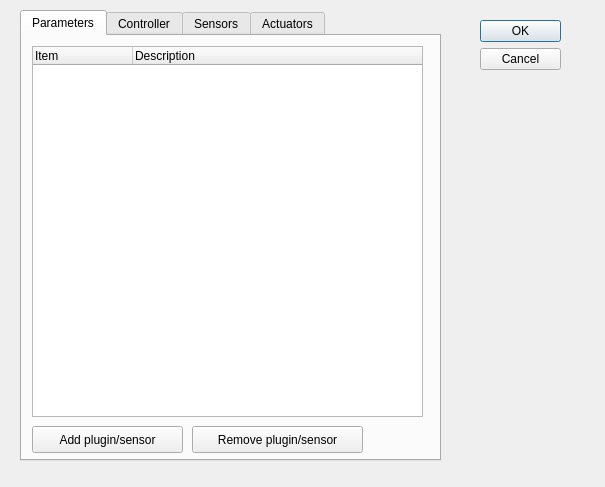
<?xml version="1.0" encoding="UTF-8"?>
<ui version="4.0">
 <class>Dialog</class>
 <widget class="QDialog" name="Dialog">
  <property name="geometry">
   <rect>
    <x>0</x>
    <y>0</y>
    <width>605</width>
    <height>487</height>
   </rect>
  </property>
  <property name="windowTitle">
   <string>Dialog</string>
  </property>
  <widget class="QDialogButtonBox" name="buttonBox">
   <property name="geometry">
    <rect>
     <x>480</x>
     <y>20</y>
     <width>81</width>
     <height>241</height>
    </rect>
   </property>
   <property name="orientation">
    <enum>Qt::Vertical</enum>
   </property>
   <property name="standardButtons">
    <set>QDialogButtonBox::Cancel|QDialogButtonBox::Ok</set>
   </property>
  </widget>
  <widget class="QTabWidget" name="tabWidget">
   <property name="geometry">
    <rect>
     <x>20</x>
     <y>10</y>
     <width>421</width>
     <height>451</height>
    </rect>
   </property>
   <property name="currentIndex">
    <number>0</number>
   </property>
   <widget class="QWidget" name="tab">
    <attribute name="title">
     <string>Parameters</string>
    </attribute>
    <widget class="QTreeWidget" name="treeWidget">
     <property name="geometry">
      <rect>
       <x>10</x>
       <y>10</y>
       <width>391</width>
       <height>371</height>
      </rect>
     </property>
     <column>
      <property name="text">
       <string notr="true">Item</string>
      </property>
     </column>
     <column>
      <property name="text">
       <string>Description</string>
      </property>
     </column>
    </widget>
    <widget class="QPushButton" name="pushButton_8">
     <property name="geometry">
      <rect>
       <x>10</x>
       <y>390</y>
       <width>151</width>
       <height>27</height>
      </rect>
     </property>
     <property name="text">
      <string>Add plugin/sensor</string>
     </property>
    </widget>
    <widget class="QPushButton" name="pushButton_9">
     <property name="geometry">
      <rect>
       <x>170</x>
       <y>390</y>
       <width>171</width>
       <height>27</height>
      </rect>
     </property>
     <property name="text">
      <string>Remove plugin/sensor</string>
     </property>
    </widget>
   </widget>
   <widget class="QWidget" name="tab_2">
    <attribute name="title">
     <string>Controller</string>
    </attribute>
    <widget class="QLabel" name="label">
     <property name="geometry">
      <rect>
       <x>10</x>
       <y>10</y>
       <width>71</width>
       <height>31</height>
      </rect>
     </property>
     <property name="text">
      <string>&lt;html&gt;&lt;head/&gt;&lt;body&gt;&lt;p&gt;Controller&lt;/p&gt;&lt;/body&gt;&lt;/html&gt;</string>
     </property>
    </widget>
    <widget class="QComboBox" name="comboBox">
     <property name="geometry">
      <rect>
       <x>90</x>
       <y>10</y>
       <width>311</width>
       <height>27</height>
      </rect>
     </property>
    </widget>
    <widget class="QPushButton" name="pushButton_5">
     <property name="geometry">
      <rect>
       <x>10</x>
       <y>70</y>
       <width>121</width>
       <height>27</height>
      </rect>
     </property>
     <property name="text">
      <string>New controller</string>
     </property>
    </widget>
    <widget class="QLabel" name="label_2">
     <property name="geometry">
      <rect>
       <x>20</x>
       <y>260</y>
       <width>91</width>
       <height>31</height>
      </rect>
     </property>
     <property name="text">
      <string>&lt;html&gt;&lt;head/&gt;&lt;body&gt;&lt;p&gt;Sample time&lt;/p&gt;&lt;/body&gt;&lt;/html&gt;</string>
     </property>
    </widget>
    <widget class="QLabel" name="label_3">
     <property name="geometry">
      <rect>
       <x>20</x>
       <y>290</y>
       <width>91</width>
       <height>31</height>
      </rect>
     </property>
     <property name="text">
      <string>&lt;html&gt;&lt;head/&gt;&lt;body&gt;&lt;p&gt;Error file&lt;/p&gt;&lt;/body&gt;&lt;/html&gt;</string>
     </property>
    </widget>
    <widget class="QLabel" name="label_4">
     <property name="geometry">
      <rect>
       <x>20</x>
       <y>320</y>
       <width>101</width>
       <height>31</height>
      </rect>
     </property>
     <property name="text">
      <string>&lt;html&gt;&lt;head/&gt;&lt;body&gt;&lt;p&gt;Reference file&lt;/p&gt;&lt;/body&gt;&lt;/html&gt;</string>
     </property>
    </widget>
    <widget class="QLabel" name="label_5">
     <property name="geometry">
      <rect>
       <x>20</x>
       <y>350</y>
       <width>111</width>
       <height>31</height>
      </rect>
     </property>
     <property name="text">
      <string>&lt;html&gt;&lt;head/&gt;&lt;body&gt;&lt;p&gt;Sensor data file&lt;/p&gt;&lt;/body&gt;&lt;/html&gt;</string>
     </property>
    </widget>
    <widget class="QLabel" name="label_11">
     <property name="geometry">
      <rect>
       <x>20</x>
       <y>380</y>
       <width>121</width>
       <height>31</height>
      </rect>
     </property>
     <property name="text">
      <string>&lt;html&gt;&lt;head/&gt;&lt;body&gt;&lt;p&gt;Actuator data file&lt;/p&gt;&lt;/body&gt;&lt;/html&gt;</string>
     </property>
    </widget>
    <widget class="QLineEdit" name="SampleEdit">
     <property name="geometry">
      <rect>
       <x>150</x>
       <y>260</y>
       <width>251</width>
       <height>27</height>
      </rect>
     </property>
    </widget>
    <widget class="QLineEdit" name="ErrorEdit">
     <property name="geometry">
      <rect>
       <x>150</x>
       <y>290</y>
       <width>251</width>
       <height>27</height>
      </rect>
     </property>
    </widget>
    <widget class="QLineEdit" name="ReferenceEdit">
     <property name="geometry">
      <rect>
       <x>150</x>
       <y>320</y>
       <width>251</width>
       <height>27</height>
      </rect>
     </property>
    </widget>
    <widget class="QLineEdit" name="SensorEdit">
     <property name="geometry">
      <rect>
       <x>150</x>
       <y>350</y>
       <width>251</width>
       <height>27</height>
      </rect>
     </property>
    </widget>
    <widget class="QLineEdit" name="ActuatorEdit">
     <property name="geometry">
      <rect>
       <x>150</x>
       <y>380</y>
       <width>251</width>
       <height>27</height>
      </rect>
     </property>
    </widget>
    <widget class="QPushButton" name="pushButton_6">
     <property name="geometry">
      <rect>
       <x>150</x>
       <y>70</y>
       <width>121</width>
       <height>27</height>
      </rect>
     </property>
     <property name="text">
      <string>Open Controller</string>
     </property>
    </widget>
    <widget class="QPushButton" name="pushButton_7">
     <property name="geometry">
      <rect>
       <x>290</x>
       <y>70</y>
       <width>121</width>
       <height>27</height>
      </rect>
     </property>
     <property name="text">
      <string>Compile</string>
     </property>
    </widget>
   </widget>
   <widget class="QWidget" name="tab_3">
    <attribute name="title">
     <string>Sensors</string>
    </attribute>
    <widget class="QListWidget" name="listWidget_2">
     <property name="geometry">
      <rect>
       <x>10</x>
       <y>10</y>
       <width>391</width>
       <height>351</height>
      </rect>
     </property>
    </widget>
    <widget class="QPushButton" name="pushButton_3">
     <property name="geometry">
      <rect>
       <x>10</x>
       <y>380</y>
       <width>99</width>
       <height>27</height>
      </rect>
     </property>
     <property name="text">
      <string>Add</string>
     </property>
    </widget>
    <widget class="QPushButton" name="pushButton_4">
     <property name="geometry">
      <rect>
       <x>120</x>
       <y>380</y>
       <width>99</width>
       <height>27</height>
      </rect>
     </property>
     <property name="text">
      <string>Remove</string>
     </property>
    </widget>
   </widget>
   <widget class="QWidget" name="tab_4">
    <attribute name="title">
     <string>Actuators</string>
    </attribute>
    <widget class="QListWidget" name="listWidget">
     <property name="geometry">
      <rect>
       <x>10</x>
       <y>10</y>
       <width>391</width>
       <height>351</height>
      </rect>
     </property>
    </widget>
    <widget class="QPushButton" name="pushButton">
     <property name="geometry">
      <rect>
       <x>10</x>
       <y>380</y>
       <width>99</width>
       <height>27</height>
      </rect>
     </property>
     <property name="text">
      <string>Add</string>
     </property>
    </widget>
    <widget class="QPushButton" name="pushButton_2">
     <property name="geometry">
      <rect>
       <x>120</x>
       <y>380</y>
       <width>99</width>
       <height>27</height>
      </rect>
     </property>
     <property name="text">
      <string>Remove</string>
     </property>
    </widget>
   </widget>
  </widget>
 </widget>
 <resources/>
 <connections>
  <connection>
   <sender>buttonBox</sender>
   <signal>accepted()</signal>
   <receiver>Dialog</receiver>
   <slot>accept()</slot>
   <hints>
    <hint type="sourcelabel">
     <x>248</x>
     <y>254</y>
    </hint>
    <hint type="destinationlabel">
     <x>157</x>
     <y>274</y>
    </hint>
   </hints>
  </connection>
  <connection>
   <sender>buttonBox</sender>
   <signal>rejected()</signal>
   <receiver>Dialog</receiver>
   <slot>reject()</slot>
   <hints>
    <hint type="sourcelabel">
     <x>316</x>
     <y>260</y>
    </hint>
    <hint type="destinationlabel">
     <x>286</x>
     <y>274</y>
    </hint>
   </hints>
  </connection>
 </connections>
</ui>
